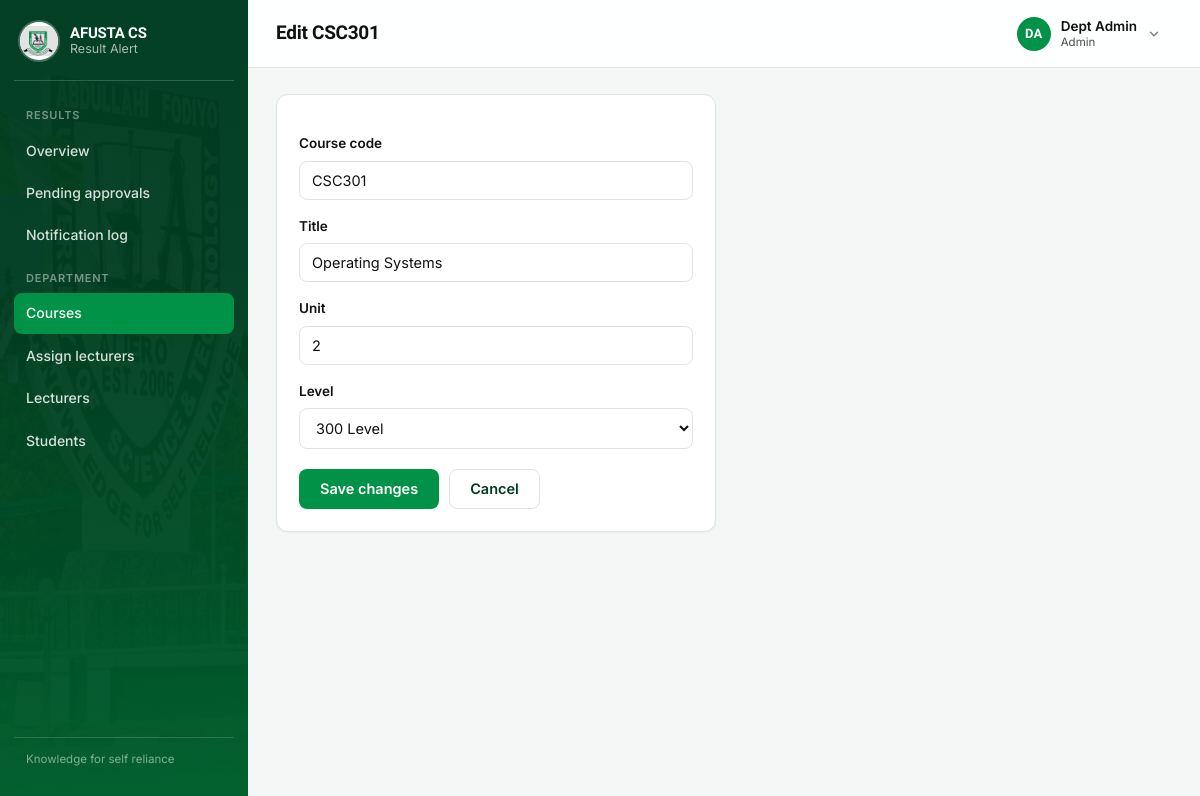
The app's page /admin-portal/courses/1/edit/ (signed in) with its own data.
### academics/models.py (models this page shows, shortened)
class Course(models.Model):
    course_code = models.CharField(max_length=10, unique=True)
    title = models.CharField(max_length=150)
    unit = models.PositiveSmallIntegerField(default=3)
    level = models.CharField(max_length=3, default='100')
    class Meta:
        ordering = ['course_code']

### accounts/models.py (models this page shows, shortened)
class User(AbstractUser):
    class Role(models.TextChoices):
        STUDENT = 'student', 'Student'
        LECTURER = 'lecturer', 'Lecturer'
        ADMIN = 'admin', 'Admin'
    role = models.CharField(max_length=10, choices=Role.choices)
    phone = models.CharField(
        max_length=20,
        help_text='Include country code where possible, e.g. +2348012345678',
    )
    @property
    def initials(self):
        letters = ''.join(part[0] for part in (self.first_name, self.last_name) if part)
        return (letters or self.username[:2]).upper()

### academics/views.py (the view)
# urls.py: path('admin-portal/courses/<int:pk>/edit/', views.edit_course, name='edit_course'),
@role_required('admin')
def edit_course(request, pk):
    course = get_object_or_404(Course, pk=pk)
    if request.method == 'POST':
        form = CourseForm(request.POST, instance=course)
        if form.is_valid():
            form.save()
            messages.success(request, f'{course.course_code} updated.')
            return redirect('academics:manage_courses')
    else:
        form = CourseForm(instance=course)
    return render(request, 'academics/course_form.html', {'form': form, 'course': course})

### academics/forms.py
class CourseForm(forms.ModelForm):
    class Meta:
        model = Course
        fields = ['course_code', 'title', 'unit', 'level']
        widgets = {
            'course_code': forms.TextInput(attrs={'class': 'form-control', 'placeholder': 'CSC 301'}),
            'title': forms.TextInput(attrs={'class': 'form-control'}),
            'unit': forms.NumberInput(attrs={'class': 'form-control'}),
            'level': forms.Select(attrs={'class': 'form-select'}, choices=[
                ('100', '100 Level'), ('200', '200 Level'), ('300', '300 Level'), ('400', '400 Level'),
            ]),
        }

### templates/academics/course_form.html (shortened to what this page needs)
{% extends 'base_app.html' %}
{% block page_title %}Edit {{ course.course_code }}{% endblock %}
{% block sidenav %}{% include 'academics/_admin_nav.html' with active='courses' %}{% endblock %}
{% block content %}
<div class="card" style="max-width:440px;">
  <form method="post">
    {% include '_form_fields.html' %}
    <div style="display:flex; gap:10px; margin-top:20px;">
      <button class="btn btn-primary" type="submit">Save changes</button>
      <a class="btn btn-outline" href="{% url 'academics:manage_courses' %}">Cancel</a>
    </div>
  </form>
</div>
{% endblock %}

### templates/base_app.html (shortened to what this page needs)
{% load static %}<!DOCTYPE html>
<html lang="en">
<head>
  <link rel="stylesheet" href="{% static 'css/main.css' %}">
</head>
<body>
  <div class="app-shell">
    <aside class="sidebar">
      <a class="brand" href="{% url 'home' %}">
        <img src="{% static 'images/logo.jpg' %}" alt="AFUSTA crest">
        <span class="brand-text">
          <span class="brand-word">AFUSTA CS</span>
          <span class="brand-sub">Result Alert</span>
        </span>
      </a>
      <nav aria-label="Main">
        {% block sidenav %}{% include '_sidenav.html' %}{% endblock %}
      </nav>
      <div class="spacer"></div>
      <p class="sidebar-foot">Knowledge for self reliance</p>
    </aside>
    <div class="main">
      <header class="topbar">
        <h1>{% block page_title %}Dashboard{% endblock %}</h1>
        <div class="user-menu" data-user-menu>
          <button type="button" class="user-menu-btn" data-user-menu-button
                  aria-expanded="false" aria-haspopup="true">
            <span class="avatar" aria-hidden="true">{{ request.user.initials }}</span>
            <span class="user-menu-id">
              <span class="user-menu-name">{{ request.user.get_full_name|default:request.user.username }}</span>
              <span class="user-menu-role">{{ request.user.get_role_display }}</span>
            </span>
            <svg class="user-menu-caret" width="14" height="14" viewBox="0 0 24 24" fill="none"
                 stroke="currentColor" stroke-width="2.5" stroke-linecap="round" stroke-linejoin="round"
                 aria-hidden="true"><polyline points="6 9 12 15 18 9"></polyline></svg>
          </button>
        </div>
      </header>
      <main class="content">
        {% block content %}{% endblock %}
      </main>
    </div>
  </div>
</body>
</html>

### templates/_form_fields.html (shortened to what this page needs)
{% for field in form %}
  <label for="{{ field.id_for_label }}">{{ field.label }}</label>
  {{ field }}
{% endfor %}

### records on screen
Course: course_code "CSC301", form "CSC301" "Operating Systems" "2" "300 Level"
User: user.initials "DA", user.get_full_name "Dept Admin", user.role "Admin"

### other values on screen
{{ field.label }} "Course code" "Title" "Unit" "Level"
